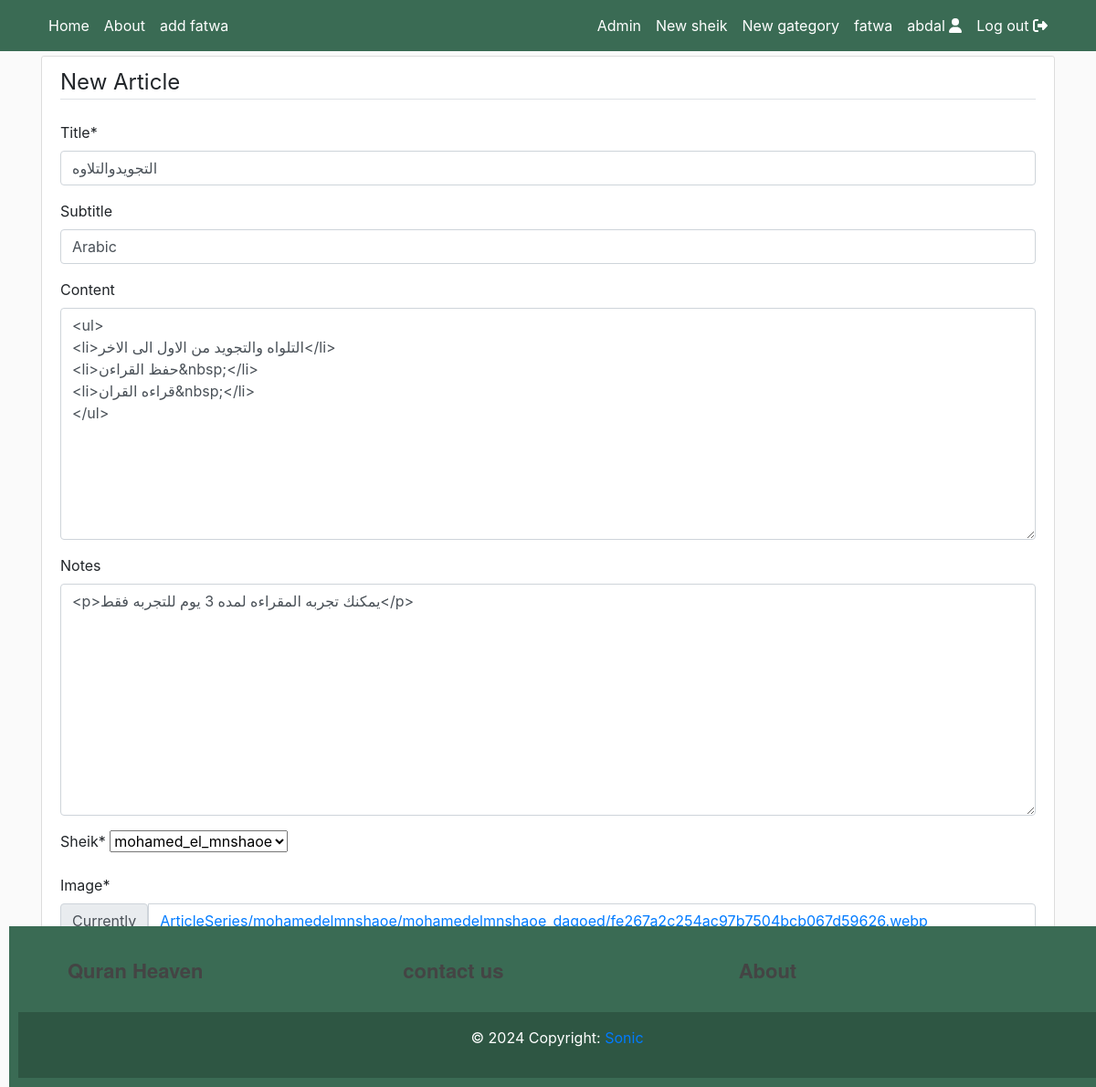
The page /mohamedelmnshaoe/mohamedelmnshaoe_dagoed/update (signed in) on the database its author committed.
### quran/models.py (models this page shows, shortened)
class CustomUser(AbstractUser):
    def image_upload_to(self, instance=None):
        if instance:
            return os.path.join("Users", self.username, instance)
        return None
    email = models.EmailField(unique=True)
    status = models.CharField(max_length=100, default='regular')
    description = models.TextField("Description", max_length=600, default='', blank=True)
    image = models.ImageField(default='default/user.jpg', upload_to=image_upload_to)

class Article(models.Model):
    def image_upload_to(self, instance=None):
        if instance:
            return os.path.join("ArticleSeries", slugify(self.series.slug), slugify(self.article_slug), instance)
        return None
    title = models.CharField(max_length=200)
    subtitle = models.CharField(max_length=200, default="", blank=True)
    article_slug = models.SlugField("gategory slug", null=False, blank=False, unique=True)
    image=models.ImageField(default='default/no_image.jpg', upload_to=image_upload_to ,max_length=255)
    content = HTMLField(blank=True, default="")
    notes = HTMLField(blank=True, default="")
    published = models.DateTimeField("Date published", default=timezone.now)
    modified = models.DateTimeField("Date modified", default=timezone.now)
    series = models.ForeignKey(ArticleSeries, default="", verbose_name="sheik", on_delete=models.SET_DEFAULT)
    author = models.ForeignKey(get_user_model(), default=1, on_delete=models.SET_DEFAULT)
    @property
    def slug(self):
        return self.series.slug + "/" + self.article_slug
    class Meta:
        verbose_name_plural = "Article"
        ordering = ['-published']

class ArticleSeries(models.Model):
    def image_upload_to(self, instance=None):
        if instance:
            return os.path.join("ArticleSeries", slugify(self.slug), instance)
        return None
    title = models.CharField(max_length=200)
    subtitle = models.CharField(max_length=200, default="", blank=True)
    slug = models.SlugField("Sheik slug", null=False, blank=False, unique=True)
    published = models.DateTimeField("Date published", default=timezone.now)
    author = models.ForeignKey(get_user_model(), default=1, on_delete=models.SET_DEFAULT)
    image = models.ImageField(default='default/no_image.jpg', upload_to=image_upload_to ,max_length=255)
    def __str__(self):
        return self.title
    class Meta:
        verbose_name_plural = "Series"
        ordering = ['-published']

### quran/decorators.py (the view)
        def _wrapped_view(request, *args, **kwargs):
            if not request.user.is_superuser:
                messages.error(request, "You are cannot to access this!")
                return redirect(redirect_url)
            return view_func(request, *args, **kwargs)

### quran/forms.py
class ArticleUpdateForm(forms.ModelForm):
    class Meta:
        model = Article
        fields = [
            "title",
            "subtitle",
            "content",
            "notes",
            "series",
            "image",
        ]

### quran/views.py (called while the page is built)
@user_is_superuser
def article_update(request, series, article):
    matching_article = Article.objects.filter(series__slug=series, article_slug=article).first()
    if request.method == "POST":
        form = ArticleUpdateForm(request.POST, request.FILES, instance=matching_article)
        if form.is_valid():
            form.save()
            return redirect(f'/{matching_article.slug}')
    else:
        form = ArticleUpdateForm(instance=matching_article)
        return render(
            request=request,
            template_name='new_record.html',
            context={
                "object": "Article",
                "form": form
                }
            )

### quran/templates/new_record.html (shortened to what this page needs)
{% extends "header.html" %}
{% load crispy_forms_tags %}
{% block content %}
    <div class="content-section">
        <form method="POST" enctype="multipart/form-data">
            <fieldset class="form-group">
                <legend class="border-bottom mb-4">New {{object}}</legend>
                {{ form|crispy }}
            </fieldset>
            <div class="form-group">
                <button class="btn btncolor" type="submit">Publish</button>
            </div>
        </form>
    </div>
{% endblock content %}

### quran/templates/navbar.html (shortened to what this page needs)
<header class="site-header" style="margin-bottom: 5px">
    <nav class="navbar navbar-expand-md navbar-color">
        <div class="container">
            <div class="navbar-nav">
                <a class="nav-item nav-link" href="/">Home</a>
            </div>
            <div class="collapse navbar-collapse" id="navbarToggle">
                <div class="navbar-nav mr-auto">
                    <a class="nav-item nav-link" href="{%url 'about'%}">About</a>
                    <a class="nav-item nav-link" href="{%url 'submit_fatwa'%}">add fatwa</a>
                </div>
                <div class="navbar-nav">
                    {% if user.is_authenticated %}
                        {% if user.is_superuser %}
                            <a class="nav-item nav-link" href="admin/">Admin</a>
                            <a class="nav-item nav-link" href="{% url 'series-create' %}">New sheik</a>
                            <a class="nav-item nav-link" href="{% url 'post-create' %}">New gategory</a>
                            <a class="nav-item nav-link" href="{%url 'fatwa_list'%}">fatwa</a>
                        {% endif %}
                        <a class="nav-item nav-link" href="{% url 'profile' user.username %}">
                            {{user.username}} <i class="fas fa-user"></i>
                        </a>
                        <a class="nav-item nav-link" href="{% url 'logout' %}">
                            Log out <i class="fas fa-sign-out-alt"></i>
                        </a>
                    {% endif %}
                </div>
            </div>
        </div>
    </nav>
</header>

### quran/static/account/main/main.css (style rules this page uses)
:root { --footercolor: #3a6b54; --navbarcolor: #3a6b54; --btncolor: #3a6b54; --socialcolor: #3a6b54; --brightText: #ffffff; }
.btncolor { background-color: var(--btncolor) !important; color: var(--brightText) !important; }
.navbar-color { background-color: var(--navbarcolor); }
body { background: #fafafa; }
.site-header .navbar-nav .nav-link { color: var(--brightText); }
.content-section { background: #ffffff; padding: 10px 20px; border: 1px solid #dddddd; border-radius: 3px; margin-bottom: 20px; }

### rows shown on the page
CustomUser: username "abdal"
Article: title "التجويدوالتلاوه", subtitle "Arabic", content "<ul> <li>التلواه والتجويد من الاول الى الاخر</li> <li>حفظ القراءن&nbsp;</li> <li>قراءه القران&nbsp;</li> </ul>", notes "<p>يمكنك تجربه المقراءه لمده 3 يوم للتجربه فقط</p>", series "mohamed_el_mnshaoe"

### other values the page prints
{{ object }} "Article"
